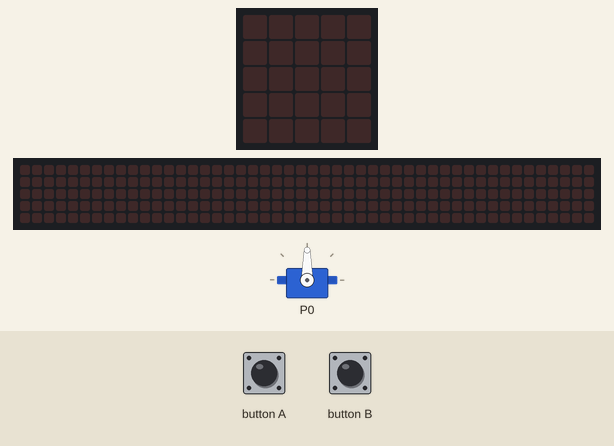
Simulated run of this program. Board: BBC micro:bit (MakeCode). Shown: servo, the board's 5×5 LED display, a strip that is not on the board, showing the scrolling text unrolled. The test bench sets the inputs (shaded band). The 48×5 strip is a reading aid, not a part: it shows the text the display is scrolling, unrolled, one strip-width of it at a time.

Above: at 1.2 s.
1.3 s: button A pressed for 0.15 s
At 1.52 s:
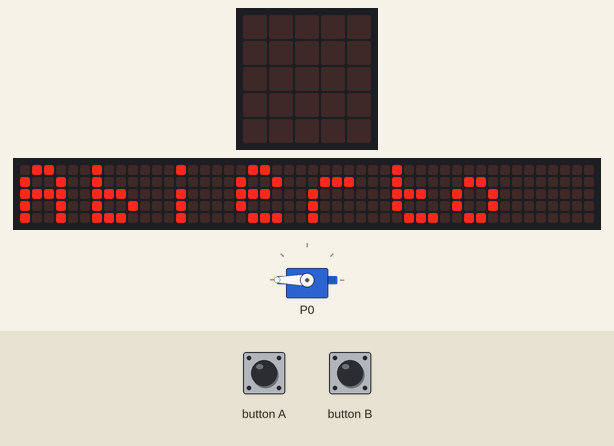
4.3 s: button B pressed for 0.15 s
At 8.42 s:
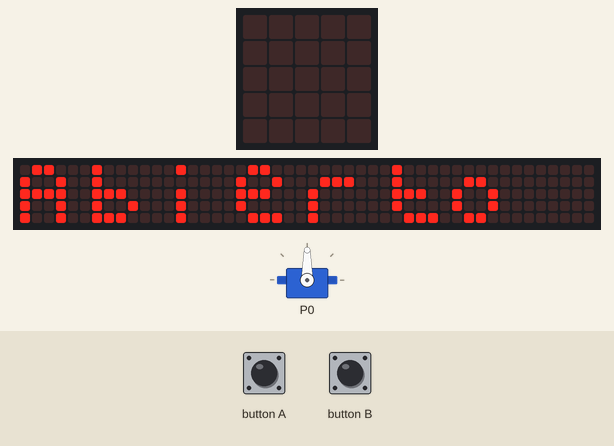
10.3 s: button A pressed for 0.15 s
At 23.7 s:
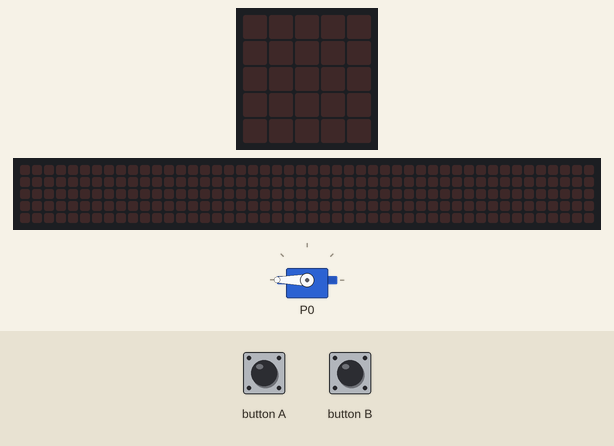
Timing chart, 0 to 24.5 s (numbered marks = the images above; inputs shaded):
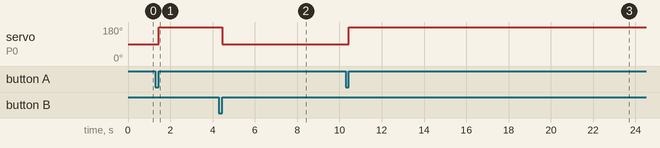

The program:

main.ts
```typescript
input.onButtonPressed(Button.A, function () {
    pins.servoWritePin(AnalogPin.P0, 180)
    basic.showString("Abierto")
})
input.onButtonPressed(Button.B, function () {
    pins.servoWritePin(AnalogPin.P0, 90)
    basic.showString("cerrado")
})
pins.servoWritePin(AnalogPin.P0, 90)
```

test.ts
```typescript
// aquí va el archivo "tests"; esto no se compilará cuando este paquete se utilice como una extensión.
```

Measured:
- after the input at 1.3 s, servo on P0: 90° → 180° after 0.15 s; the display: changes after 0.15 s (image 1)
- after the input at 4.3 s, servo on P0: 180° → 90° after 0.15 s
- after the input at 10.3 s, servo on P0: 90° → 180° after 0.15 s; the display: first differs from a run without the input after 5.6 s (image 3 shows a later state)
- what the display in image 2 shows lasts 0.5 s, from 8.2 s to 8.7 s
